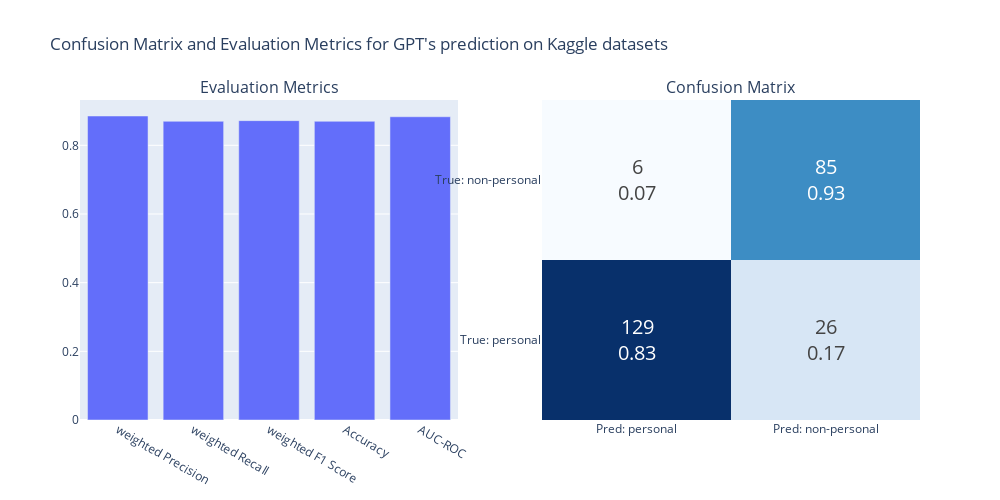

The code cell stored with this chart in its notebook:
### Code cell
plot_gpt_results(results_kaggle_personal, title="GPT's prediction on Kaggle datasets")

### Figure 1 — Plotly figure (JSON) as saved in the notebook; plotly's stock layout.template omitted (floating-point values rounded to 4 significant figures)
{"data": [{"showlegend": false, "type": "bar", "x": ["weighted Precision", "weighted Recall", "weighted F1 Score", "Accuracy", "AUC-ROC"], "xaxis": "x", "y": [0.8853, 0.8699, 0.8719, 0.8699, 0.8832], "yaxis": "y"}, {"colorscale": [[0, "rgb(247,251,255)"], [0.125, "rgb(222,235,247)"], [0.25, "rgb(198,219,239)"], [0.375, "rgb(158,202,225)"], [0.5, "rgb(107,174,214)"], [0.625, "rgb(66,146,198)"], [0.75, "rgb(33,113,181)"], [0.875, "rgb(8,81,156)"], [1, "rgb(8,48,107)"]], "showscale": false, "text": [["129<br>0.83", "26<br>0.17"], ["6<br>0.07", "85<br>0.93"]], "textfont": {"size": 20}, "texttemplate": "%{text}", "type": "heatmap", "x": ["Pred: personal", "Pred: non-personal"], "xaxis": "x2", "y": ["True: personal", "True: non-personal"], "yaxis": "y2", "z": [[129, 26], [6, 85]]}], "layout": {"annotations": [{"font": {"size": 16}, "showarrow": false, "text": "Evaluation Metrics", "x": 0.225, "xanchor": "center", "xref": "paper", "y": 1, "yanchor": "bottom", "yref": "paper"}, {"font": {"size": 16}, "showarrow": false, "text": "Confusion Matrix", "x": 0.775, "xanchor": "center", "xref": "paper", "y": 1, "yanchor": "bottom", "yref": "paper"}], "height": 500, "showlegend": false, "title": {"text": "Confusion Matrix and Evaluation Metrics for GPT's prediction on Kaggle datasets"}, "width": 1000, "xaxis": {"anchor": "y", "domain": [0, 0.45]}, "xaxis2": {"anchor": "y2", "domain": [0.55, 1]}, "yaxis": {"anchor": "x", "domain": [0, 1]}, "yaxis2": {"anchor": "x2", "domain": [0, 1]}}}
